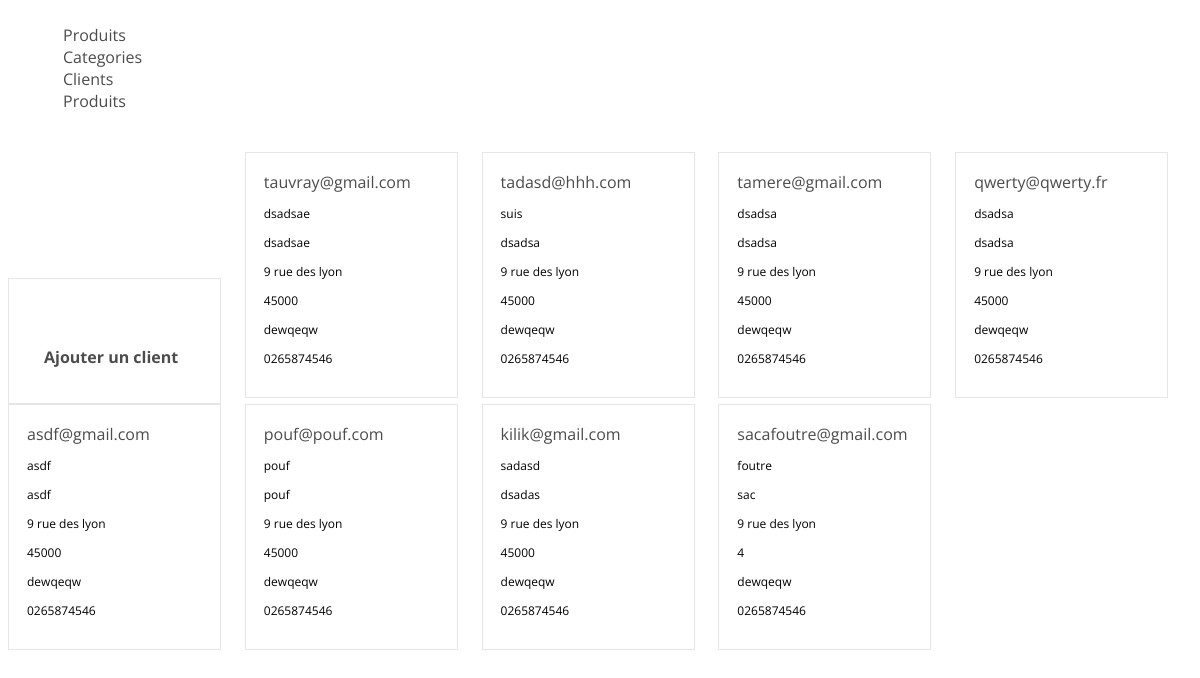
The app's page /admin/client.php (signed in) with its own data.
### tables this page shows
CREATE TABLE IF NOT EXISTS `client` (
  `id` int(11) NOT NULL,
  `email` varchar(100) NOT NULL,
  `nom` varchar(255) NOT NULL,
  `prenom` varchar(255) NOT NULL,
  `mdp` varchar(255) NOT NULL,
  `adresse` varchar(255) NOT NULL,
  `code_postal` varchar(10) NOT NULL,
  `ville` varchar(50) NOT NULL,
  `telephone` varchar(20) NOT NULL
);

### admin/client.php (the view, shortened to what this page needs)
<?php
include 'template/header.php';
?>
 <div class="prod_ran">
<?php
echo "<section>";
	echo "<a href=ajouter_client.php class='button ajout'>Ajouter un client</a></section>";
$query = mysqli_query($link, "SELECT * FROM `client`");
while (($array = mysqli_fetch_assoc($query)) !== NULL)
{
	echo "<section>";
	echo "<strong><a href=modify_users.php?id=";
	echo $array['id'];
	echo ">";
		echo "</strong>";
	echo "<p>";
	echo $array['nom'];
	echo "</p>";
	echo "<p>";
	echo $array['prenom'];
	echo "</p>";
	echo "<p>";
	echo $array['adresse'];
	echo "</p>";
	echo "<p>";
	echo $array['code_postal'];
	echo "</p>";
	echo "<p>";
	echo $array['ville'];
	echo "</p>";
	echo "<p>";
	echo $array['telephone'];
	echo "</p>";
	echo "</section>";
}
?>
</div>

### css/style.css (style rules this page uses)
body { font-family:Open Sans; }
* { box-sizing: border-box; }
p { font-size: 12px; }
*::after, *::before { box-sizing: border-box; }
a { font-family:Open Sans; color:#4c4c4c; text-decoration: none; }
.prod_ran { margin-top: 40px; }
.prod_ran section { border: 1px solid #e6e6e6; display: inline-block; margin-right: 2%; padding: 18px; width: 18%; }
.prod_ran section:last-child { margin-right: 0; }
strong { font-weight: 800; }
.button { border-radius: 8px; display: inline-block; font-weight: bold; margin-top: 32px; padding: 17px; }

### records on screen
client: nom "dsadsae", prenom "dsadsae", adresse "9 rue des lyon", code_postal "45000", ville "dewqeqw", telephone "0265874546"
client: nom "suis", prenom "dsadsa", adresse "9 rue des lyon", code_postal "45000", ville "dewqeqw", telephone "0265874546"
client: nom "dsadsa", prenom "dsadsa", adresse "9 rue des lyon", code_postal "45000", ville "dewqeqw", telephone "0265874546"
client: nom "dsadsa", prenom "dsadsa", adresse "9 rue des lyon", code_postal "45000", ville "dewqeqw", telephone "0265874546"
client: nom "asdf", prenom "asdf", adresse "9 rue des lyon", code_postal "45000", ville "dewqeqw", telephone "0265874546"
client: nom "pouf", prenom "pouf", adresse "9 rue des lyon", code_postal "45000", ville "dewqeqw", telephone "0265874546"
client: nom "sadasd", prenom "dsadas", adresse "9 rue des lyon", code_postal "45000", ville "dewqeqw", telephone "0265874546"
client: nom "foutre", prenom "sac", adresse "9 rue des lyon", code_postal "4", ville "dewqeqw", telephone "0265874546"
